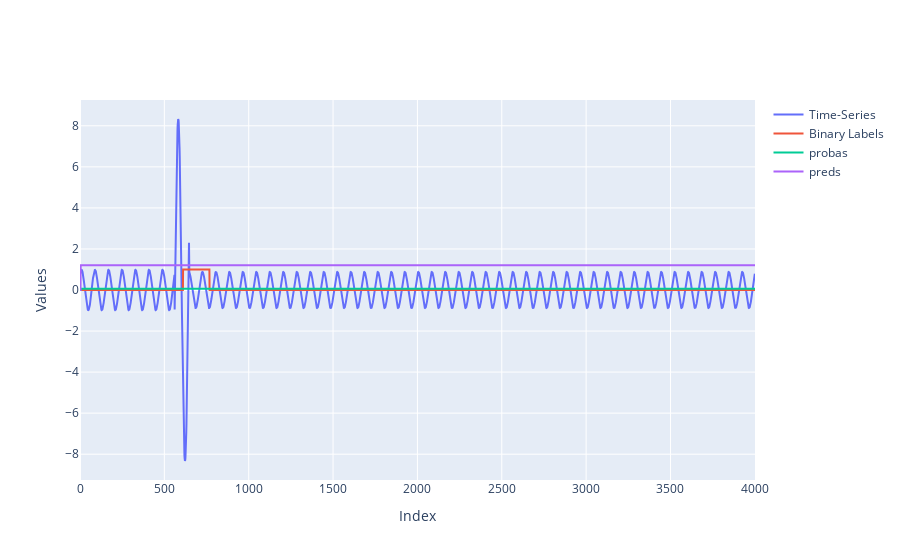

The notebook cell saved with this chart:
### Code cell
data_test = joblib.load(dataset_root_path + "/test/data-multi-test-fixed.joblib")
labels_test = joblib.load(dataset_root_path + "/test/labels-multi-test-fixed.joblib")

data_test = Decomposer(maxcurrent=500).normalize(data_test)
data_test = np.array(data_test)

unit_idx = 1967
embedding, labels = test_embs[unit_idx]
data = data_test[unit_idx, start_idx:]

model.eval()
with torch.no_grad():
    print(data.shape)
    print(embedding.shape)
    logits, _ = model(embedding.unsqueeze(0).to(device))
    predict = torch.sigmoid(logits)
    print(predict.shape)

    fig = go.Figure(data=[
        go.Scatter(y=data, name='Time-Series'),
        go.Scatter(y=labels, name='Binary Labels'),
        go.Scatter(y=predict.cpu().reshape(-1), name='probas'),
        go.Scatter(y=(predict.cpu().reshape(-1) > proba_tr) * 1.2, name='preds')
    ])

    # Add basic styling
    fig.update_layout(
        title='',
        xaxis_title='Index',
        yaxis_title='Values'
    )

    fig.show()

### Figure 1 — Plotly figure (JSON) as saved in the notebook; plotly's stock layout.template omitted (floating-point values rounded to 4 significant figures; data arrays with more than 128 entries replaced by an {"elided": "..."} marker saying what was removed)
{"data": [{"name": "Time-Series", "type": "scatter", "y": {"elided": "4001 float values"}}, {"name": "Binary Labels", "type": "scatter", "y": {"elided": "4002 int values"}}, {"name": "probas", "type": "scatter", "y": {"elided": "4002 float values"}}, {"name": "preds", "type": "scatter", "y": {"elided": "4002 float values"}}], "layout": {"title": {"text": ""}, "xaxis": {"title": {"text": "Index"}}, "yaxis": {"title": {"text": "Values"}}}}
